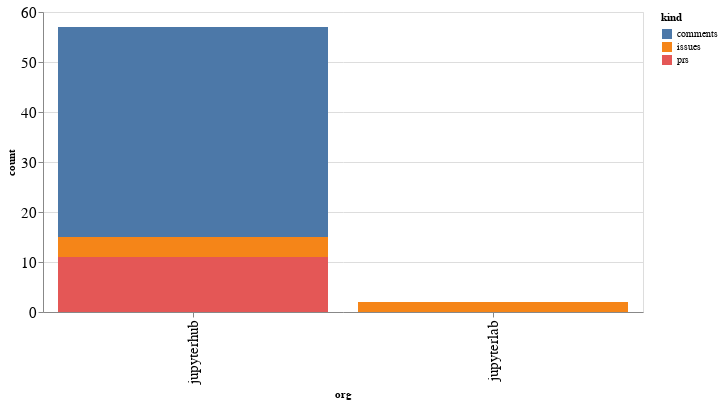

Source (notebook cell):
### Code cell
alt.Chart(org_summaries, width=600).mark_bar().encode(
    x='org',
    y='count',
    color='kind',
    tooltip="org"
)

### Figure 1 — Vega-Lite specification as saved in the notebook (floating-point values rounded to 4 significant figures)
{"config": {"axisLeft": {"labelFontSize": 15}, "axisBottom": {"labelFontSize": 15}}, "data": {"name": "data-40277b2f4121d51d632e9a3ad049a908"}, "mark": "bar", "encoding": {"color": {"type": "nominal", "field": "kind"}, "tooltip": {"type": "nominal", "field": "org"}, "x": {"type": "nominal", "field": "org"}, "y": {"type": "quantitative", "field": "count"}}, "width": 600, "$schema": "https://vega.github.io/schema/vega-lite/v4.8.1.json", "datasets": {"data-40277b2f4121d51d632e9a3ad049a908": [{"org": "jupyterhub", "kind": "comments", "count": 42}, {"org": "jupyterhub", "kind": "issues", "count": 4}, {"org": "jupyterhub", "kind": "prs", "count": 11}, {"org": "jupyterlab", "kind": "issues", "count": 2}]}}
